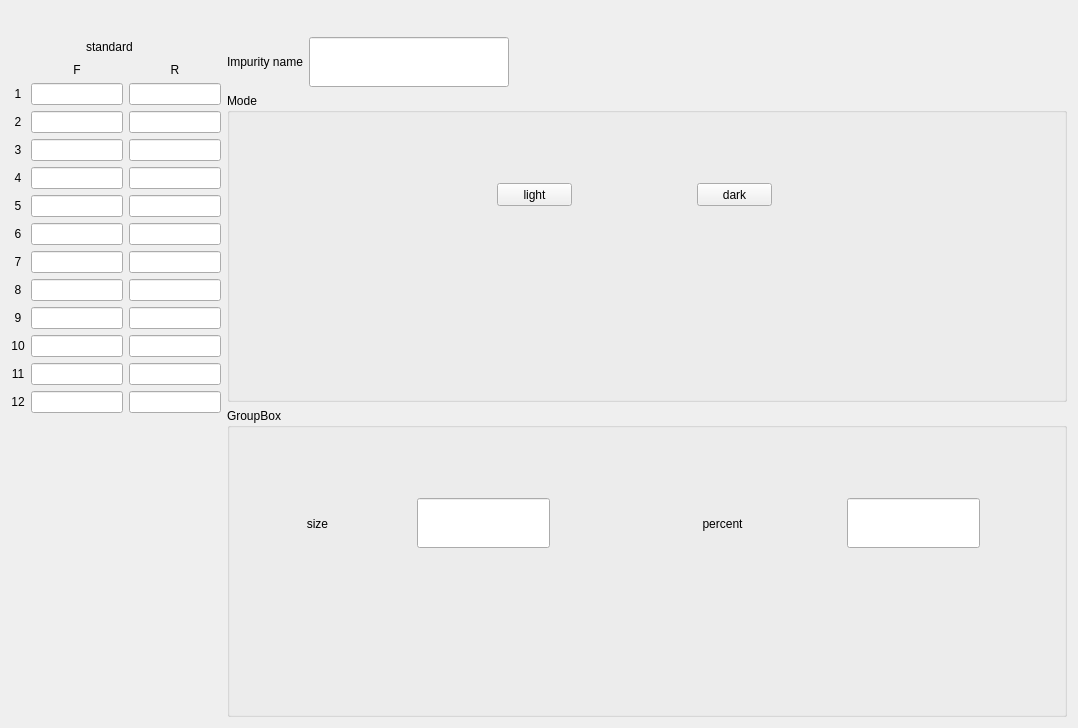
<?xml version="1.0" encoding="UTF-8"?>
<ui version="4.0">
 <class>ColorValueSenseSetWidget</class>
 <widget class="QWidget" name="ColorValueSenseSetWidget">
  <property name="geometry">
   <rect>
    <x>0</x>
    <y>0</y>
    <width>1078</width>
    <height>728</height>
   </rect>
  </property>
  <property name="windowTitle">
   <string>Form</string>
  </property>
  <layout class="QVBoxLayout" name="verticalLayout_3">
   <item>
    <layout class="QHBoxLayout" name="horizontalLayout_2">
     <item>
      <spacer name="horizontalSpacer_5">
       <property name="orientation">
        <enum>Qt::Horizontal</enum>
       </property>
       <property name="sizeHint" stdset="0">
        <size>
         <width>40</width>
         <height>20</height>
        </size>
       </property>
      </spacer>
     </item>
     <item>
      <widget class="QLabel" name="label_group">
       <property name="minimumSize">
        <size>
         <width>88</width>
         <height>0</height>
        </size>
       </property>
       <property name="maximumSize">
        <size>
         <width>16777215</width>
         <height>50</height>
        </size>
       </property>
       <property name="text">
        <string/>
       </property>
       <property name="alignment">
        <set>Qt::AlignCenter</set>
       </property>
      </widget>
     </item>
     <item>
      <spacer name="horizontalSpacer_6">
       <property name="orientation">
        <enum>Qt::Horizontal</enum>
       </property>
       <property name="sizeHint" stdset="0">
        <size>
         <width>40</width>
         <height>20</height>
        </size>
       </property>
      </spacer>
     </item>
    </layout>
   </item>
   <item>
    <layout class="QHBoxLayout" name="horizontalLayout_4" stretch="2,8">
     <item>
      <layout class="QVBoxLayout" name="verticalLayout">
       <item>
        <layout class="QHBoxLayout" name="horizontalLayout_3">
         <item>
          <spacer name="horizontalSpacer_2">
           <property name="orientation">
            <enum>Qt::Horizontal</enum>
           </property>
           <property name="sizeHint" stdset="0">
            <size>
             <width>40</width>
             <height>20</height>
            </size>
           </property>
          </spacer>
         </item>
         <item>
          <widget class="QLabel" name="standard_titlelbl">
           <property name="text">
            <string notr="true">standard</string>
           </property>
          </widget>
         </item>
         <item>
          <widget class="QLabel" name="standardlbl">
           <property name="text">
            <string/>
           </property>
          </widget>
         </item>
         <item>
          <spacer name="horizontalSpacer">
           <property name="orientation">
            <enum>Qt::Horizontal</enum>
           </property>
           <property name="sizeHint" stdset="0">
            <size>
             <width>40</width>
             <height>20</height>
            </size>
           </property>
          </spacer>
         </item>
        </layout>
       </item>
       <item>
        <layout class="QGridLayout" name="gridLayout">
         <item row="0" column="1">
          <widget class="QLabel" name="label_front">
           <property name="sizePolicy">
            <sizepolicy hsizetype="Preferred" vsizetype="Fixed">
             <horstretch>0</horstretch>
             <verstretch>0</verstretch>
            </sizepolicy>
           </property>
           <property name="text">
            <string notr="true">F</string>
           </property>
           <property name="alignment">
            <set>Qt::AlignCenter</set>
           </property>
          </widget>
         </item>
         <item row="0" column="2">
          <widget class="QLabel" name="label_rear">
           <property name="sizePolicy">
            <sizepolicy hsizetype="Preferred" vsizetype="Fixed">
             <horstretch>0</horstretch>
             <verstretch>0</verstretch>
            </sizepolicy>
           </property>
           <property name="text">
            <string notr="true">R</string>
           </property>
           <property name="alignment">
            <set>Qt::AlignCenter</set>
           </property>
          </widget>
         </item>
         <item row="1" column="0">
          <widget class="QLabel" name="valueLabel1">
           <property name="text">
            <string notr="true">1</string>
           </property>
           <property name="alignment">
            <set>Qt::AlignCenter</set>
           </property>
          </widget>
         </item>
         <item row="1" column="1">
          <widget class="myLineEdit" name="lineEdit">
           <property name="alignment">
            <set>Qt::AlignCenter</set>
           </property>
          </widget>
         </item>
         <item row="1" column="2">
          <widget class="myLineEdit" name="lineEdit_1_0">
           <property name="alignment">
            <set>Qt::AlignCenter</set>
           </property>
          </widget>
         </item>
         <item row="2" column="0">
          <widget class="QLabel" name="valueLabel2">
           <property name="text">
            <string notr="true">2</string>
           </property>
           <property name="alignment">
            <set>Qt::AlignCenter</set>
           </property>
          </widget>
         </item>
         <item row="2" column="1">
          <widget class="myLineEdit" name="lineEdit_2">
           <property name="alignment">
            <set>Qt::AlignCenter</set>
           </property>
          </widget>
         </item>
         <item row="2" column="2">
          <widget class="myLineEdit" name="lineEdit_1_1">
           <property name="alignment">
            <set>Qt::AlignCenter</set>
           </property>
          </widget>
         </item>
         <item row="3" column="0">
          <widget class="QLabel" name="valueLabel3">
           <property name="text">
            <string notr="true">3</string>
           </property>
           <property name="alignment">
            <set>Qt::AlignCenter</set>
           </property>
          </widget>
         </item>
         <item row="3" column="1">
          <widget class="myLineEdit" name="lineEdit_3">
           <property name="alignment">
            <set>Qt::AlignCenter</set>
           </property>
          </widget>
         </item>
         <item row="3" column="2">
          <widget class="myLineEdit" name="lineEdit_1_2">
           <property name="alignment">
            <set>Qt::AlignCenter</set>
           </property>
          </widget>
         </item>
         <item row="4" column="0">
          <widget class="QLabel" name="valueLabel4">
           <property name="text">
            <string notr="true">4</string>
           </property>
           <property name="alignment">
            <set>Qt::AlignCenter</set>
           </property>
          </widget>
         </item>
         <item row="4" column="1">
          <widget class="myLineEdit" name="lineEdit_4">
           <property name="alignment">
            <set>Qt::AlignCenter</set>
           </property>
          </widget>
         </item>
         <item row="4" column="2">
          <widget class="myLineEdit" name="lineEdit_1_3">
           <property name="alignment">
            <set>Qt::AlignCenter</set>
           </property>
          </widget>
         </item>
         <item row="5" column="0">
          <widget class="QLabel" name="valueLabel5">
           <property name="text">
            <string notr="true">5</string>
           </property>
           <property name="alignment">
            <set>Qt::AlignCenter</set>
           </property>
          </widget>
         </item>
         <item row="5" column="1">
          <widget class="myLineEdit" name="lineEdit_5">
           <property name="alignment">
            <set>Qt::AlignCenter</set>
           </property>
          </widget>
         </item>
         <item row="5" column="2">
          <widget class="myLineEdit" name="lineEdit_1_4">
           <property name="alignment">
            <set>Qt::AlignCenter</set>
           </property>
          </widget>
         </item>
         <item row="6" column="0">
          <widget class="QLabel" name="valueLabel6">
           <property name="text">
            <string notr="true">6</string>
           </property>
           <property name="alignment">
            <set>Qt::AlignCenter</set>
           </property>
          </widget>
         </item>
         <item row="6" column="1">
          <widget class="myLineEdit" name="lineEdit_6">
           <property name="alignment">
            <set>Qt::AlignCenter</set>
           </property>
          </widget>
         </item>
         <item row="6" column="2">
          <widget class="myLineEdit" name="lineEdit_1_5">
           <property name="alignment">
            <set>Qt::AlignCenter</set>
           </property>
          </widget>
         </item>
         <item row="7" column="0">
          <widget class="QLabel" name="valueLabel7">
           <property name="text">
            <string notr="true">7</string>
           </property>
           <property name="alignment">
            <set>Qt::AlignCenter</set>
           </property>
          </widget>
         </item>
         <item row="7" column="1">
          <widget class="myLineEdit" name="lineEdit_7">
           <property name="alignment">
            <set>Qt::AlignCenter</set>
           </property>
          </widget>
         </item>
         <item row="7" column="2">
          <widget class="myLineEdit" name="lineEdit_1_6">
           <property name="alignment">
            <set>Qt::AlignCenter</set>
           </property>
          </widget>
         </item>
         <item row="8" column="0">
          <widget class="QLabel" name="valueLabel8">
           <property name="text">
            <string notr="true">8</string>
           </property>
           <property name="alignment">
            <set>Qt::AlignCenter</set>
           </property>
          </widget>
         </item>
         <item row="8" column="1">
          <widget class="myLineEdit" name="lineEdit_8">
           <property name="alignment">
            <set>Qt::AlignCenter</set>
           </property>
          </widget>
         </item>
         <item row="8" column="2">
          <widget class="myLineEdit" name="lineEdit_1_7">
           <property name="alignment">
            <set>Qt::AlignCenter</set>
           </property>
          </widget>
         </item>
         <item row="9" column="0">
          <widget class="QLabel" name="valueLabel9">
           <property name="text">
            <string notr="true">9</string>
           </property>
           <property name="alignment">
            <set>Qt::AlignCenter</set>
           </property>
          </widget>
         </item>
         <item row="9" column="1">
          <widget class="myLineEdit" name="lineEdit_9">
           <property name="alignment">
            <set>Qt::AlignCenter</set>
           </property>
          </widget>
         </item>
         <item row="9" column="2">
          <widget class="myLineEdit" name="lineEdit_1_8">
           <property name="alignment">
            <set>Qt::AlignCenter</set>
           </property>
          </widget>
         </item>
         <item row="10" column="0">
          <widget class="QLabel" name="valueLabel10">
           <property name="text">
            <string notr="true">10</string>
           </property>
           <property name="alignment">
            <set>Qt::AlignCenter</set>
           </property>
          </widget>
         </item>
         <item row="10" column="1">
          <widget class="myLineEdit" name="lineEdit_10">
           <property name="alignment">
            <set>Qt::AlignCenter</set>
           </property>
          </widget>
         </item>
         <item row="10" column="2">
          <widget class="myLineEdit" name="lineEdit_1_9">
           <property name="alignment">
            <set>Qt::AlignCenter</set>
           </property>
          </widget>
         </item>
         <item row="11" column="0">
          <widget class="QLabel" name="valueLabel11">
           <property name="text">
            <string notr="true">11</string>
           </property>
           <property name="alignment">
            <set>Qt::AlignCenter</set>
           </property>
          </widget>
         </item>
         <item row="11" column="1">
          <widget class="myLineEdit" name="lineEdit_11">
           <property name="alignment">
            <set>Qt::AlignCenter</set>
           </property>
          </widget>
         </item>
         <item row="11" column="2">
          <widget class="myLineEdit" name="lineEdit_1_10">
           <property name="alignment">
            <set>Qt::AlignCenter</set>
           </property>
          </widget>
         </item>
         <item row="12" column="0">
          <widget class="QLabel" name="valueLabel12">
           <property name="text">
            <string notr="true">12</string>
           </property>
           <property name="alignment">
            <set>Qt::AlignCenter</set>
           </property>
          </widget>
         </item>
         <item row="12" column="1">
          <widget class="myLineEdit" name="lineEdit_12">
           <property name="alignment">
            <set>Qt::AlignCenter</set>
           </property>
          </widget>
         </item>
         <item row="12" column="2">
          <widget class="myLineEdit" name="lineEdit_1_11">
           <property name="alignment">
            <set>Qt::AlignCenter</set>
           </property>
          </widget>
         </item>
         <item row="13" column="1">
          <spacer name="verticalSpacer">
           <property name="orientation">
            <enum>Qt::Vertical</enum>
           </property>
           <property name="sizeHint" stdset="0">
            <size>
             <width>20</width>
             <height>40</height>
            </size>
           </property>
          </spacer>
         </item>
        </layout>
       </item>
      </layout>
     </item>
     <item>
      <layout class="QVBoxLayout" name="verticalLayout_2">
       <item>
        <layout class="QHBoxLayout" name="horizontalLayout">
         <item>
          <widget class="QLabel" name="label">
           <property name="text">
            <string>Impurity name</string>
           </property>
          </widget>
         </item>
         <item>
          <widget class="myLineEdit" name="sNamelineEdit">
           <property name="minimumSize">
            <size>
             <width>200</width>
             <height>50</height>
            </size>
           </property>
           <property name="maximumSize">
            <size>
             <width>200</width>
             <height>16777215</height>
            </size>
           </property>
           <property name="alignment">
            <set>Qt::AlignCenter</set>
           </property>
          </widget>
         </item>
         <item>
          <spacer name="horizontalSpacer_3">
           <property name="orientation">
            <enum>Qt::Horizontal</enum>
           </property>
           <property name="sizeHint" stdset="0">
            <size>
             <width>40</width>
             <height>20</height>
            </size>
           </property>
          </spacer>
         </item>
        </layout>
       </item>
       <item>
        <widget class="QGroupBox" name="groupBox_4">
         <property name="title">
          <string notr="true">Mode</string>
         </property>
         <widget class="QPushButton" name="lightBtn">
          <property name="geometry">
           <rect>
            <x>270</x>
            <y>90</y>
            <width>75</width>
            <height>23</height>
           </rect>
          </property>
          <property name="text">
           <string notr="true">light</string>
          </property>
         </widget>
         <widget class="QPushButton" name="darkBtn">
          <property name="geometry">
           <rect>
            <x>470</x>
            <y>90</y>
            <width>75</width>
            <height>23</height>
           </rect>
          </property>
          <property name="text">
           <string notr="true">dark</string>
          </property>
         </widget>
        </widget>
       </item>
       <item>
        <widget class="QGroupBox" name="sizeGroupbox">
         <property name="title">
          <string>GroupBox</string>
         </property>
         <widget class="QLabel" name="label_2">
          <property name="geometry">
           <rect>
            <x>30</x>
            <y>10</y>
            <width>121</width>
            <height>211</height>
           </rect>
          </property>
          <property name="text">
           <string>size</string>
          </property>
          <property name="alignment">
           <set>Qt::AlignCenter</set>
          </property>
         </widget>
         <widget class="QLabel" name="label_3">
          <property name="geometry">
           <rect>
            <x>440</x>
            <y>10</y>
            <width>111</width>
            <height>211</height>
           </rect>
          </property>
          <property name="text">
           <string>percent</string>
          </property>
          <property name="alignment">
           <set>Qt::AlignCenter</set>
          </property>
         </widget>
         <widget class="myLineEdit" name="rowEdit">
          <property name="geometry">
           <rect>
            <x>190</x>
            <y>90</y>
            <width>133</width>
            <height>50</height>
           </rect>
          </property>
          <property name="minimumSize">
           <size>
            <width>0</width>
            <height>50</height>
           </size>
          </property>
          <property name="maximumSize">
           <size>
            <width>200</width>
            <height>16777215</height>
           </size>
          </property>
          <property name="alignment">
           <set>Qt::AlignCenter</set>
          </property>
         </widget>
         <widget class="myLineEdit" name="percentEdit">
          <property name="geometry">
           <rect>
            <x>620</x>
            <y>90</y>
            <width>133</width>
            <height>50</height>
           </rect>
          </property>
          <property name="minimumSize">
           <size>
            <width>0</width>
            <height>50</height>
           </size>
          </property>
          <property name="maximumSize">
           <size>
            <width>200</width>
            <height>16777215</height>
           </size>
          </property>
          <property name="alignment">
           <set>Qt::AlignCenter</set>
          </property>
         </widget>
        </widget>
       </item>
      </layout>
     </item>
    </layout>
   </item>
  </layout>
 </widget>
 <customwidgets>
  <customwidget>
   <class>myLineEdit</class>
   <extends>QLineEdit</extends>
   <header location="global">mysortwidget/mylineedit.h</header>
  </customwidget>
 </customwidgets>
 <resources/>
 <connections/>
</ui>
